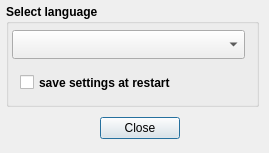
<?xml version="1.0" encoding="UTF-8"?>
<ui version="4.0">
 <class>qwat_dictionaryDialogBase</class>
 <widget class="QDialog" name="qwat_dictionaryDialogBase">
  <property name="geometry">
   <rect>
    <x>0</x>
    <y>0</y>
    <width>269</width>
    <height>153</height>
   </rect>
  </property>
  <property name="windowTitle">
   <string>qwat_dictionary</string>
  </property>
  <property name="locale">
   <locale language="English" country="UnitedStates"/>
  </property>
  <widget class="QDialogButtonBox" name="button_box">
   <property name="geometry">
    <rect>
     <x>44</x>
     <y>112</y>
     <width>191</width>
     <height>32</height>
    </rect>
   </property>
   <property name="locale">
    <locale language="English" country="UnitedStates"/>
   </property>
   <property name="orientation">
    <enum>Qt::Horizontal</enum>
   </property>
   <property name="standardButtons">
    <set>QDialogButtonBox::Close</set>
   </property>
   <property name="centerButtons">
    <bool>true</bool>
   </property>
  </widget>
  <widget class="QGroupBox" name="groupBox">
   <property name="geometry">
    <rect>
     <x>6</x>
     <y>4</y>
     <width>253</width>
     <height>103</height>
    </rect>
   </property>
   <property name="font">
    <font>
     <weight>75</weight>
     <bold>true</bold>
    </font>
   </property>
   <property name="locale">
    <locale language="English" country="UnitedStates"/>
   </property>
   <property name="title">
    <string>Select language</string>
   </property>
   <widget class="QComboBox" name="m_comboBox_limbaj">
    <property name="geometry">
     <rect>
      <x>6</x>
      <y>26</y>
      <width>233</width>
      <height>29</height>
     </rect>
    </property>
    <property name="font">
     <font>
      <weight>75</weight>
      <bold>true</bold>
     </font>
    </property>
    <property name="locale">
     <locale language="English" country="UnitedStates"/>
    </property>
   </widget>
   <widget class="QCheckBox" name="m_checkBox_keep_changes">
    <property name="geometry">
     <rect>
      <x>14</x>
      <y>70</y>
      <width>221</width>
      <height>17</height>
     </rect>
    </property>
    <property name="font">
     <font>
      <weight>75</weight>
      <bold>true</bold>
     </font>
    </property>
    <property name="locale">
     <locale language="English" country="UnitedStates"/>
    </property>
    <property name="text">
     <string>save settings at restart</string>
    </property>
   </widget>
  </widget>
 </widget>
 <resources/>
 <connections>
  <connection>
   <sender>button_box</sender>
   <signal>accepted()</signal>
   <receiver>qwat_dictionaryDialogBase</receiver>
   <slot>accept()</slot>
   <hints>
    <hint type="sourcelabel">
     <x>20</x>
     <y>20</y>
    </hint>
    <hint type="destinationlabel">
     <x>20</x>
     <y>20</y>
    </hint>
   </hints>
  </connection>
  <connection>
   <sender>button_box</sender>
   <signal>rejected()</signal>
   <receiver>qwat_dictionaryDialogBase</receiver>
   <slot>reject()</slot>
   <hints>
    <hint type="sourcelabel">
     <x>20</x>
     <y>20</y>
    </hint>
    <hint type="destinationlabel">
     <x>20</x>
     <y>20</y>
    </hint>
   </hints>
  </connection>
 </connections>
</ui>
